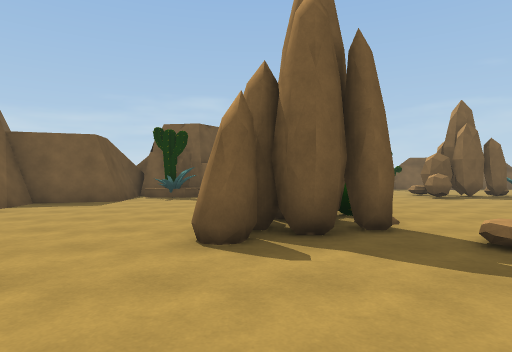
View 1 (above)

20 first-person views from a walk through a scene from a Unity 3-D project. The camera is 1.3 m above the floor, looks level and sees 75° across. The floor is counted in squares, 2 m on a side. Each view is taken from the middle of a square. On the plan, view 1 faces up. The plan holds only what a view shows up to about 10 squares ahead; the rest is blank. The place goes on beyond the plan.

View 2
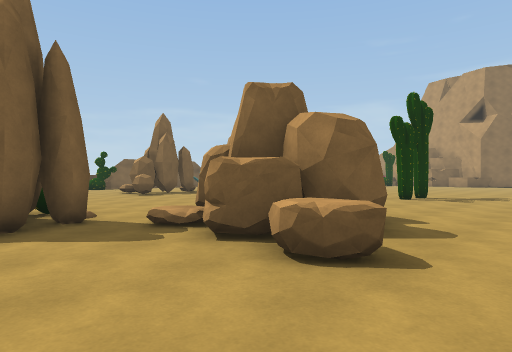

View 3
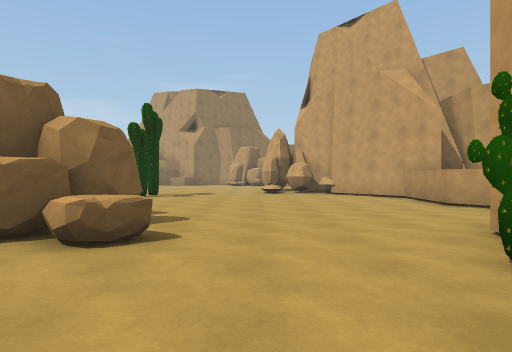

View 4
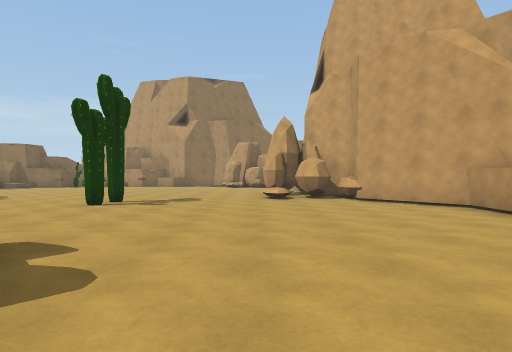

View 5
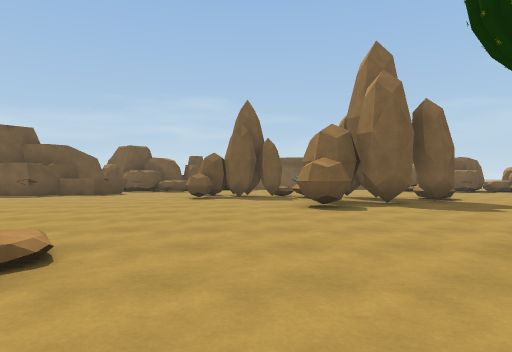

View 6
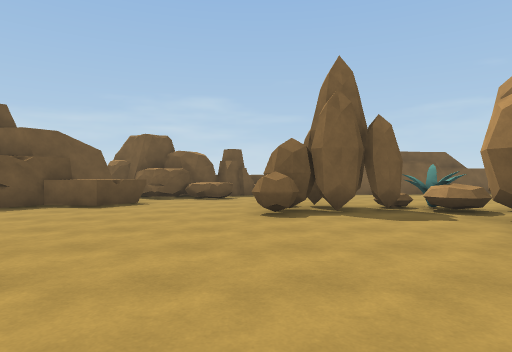

View 7
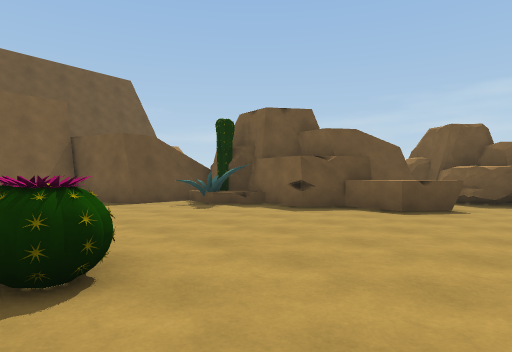

View 8
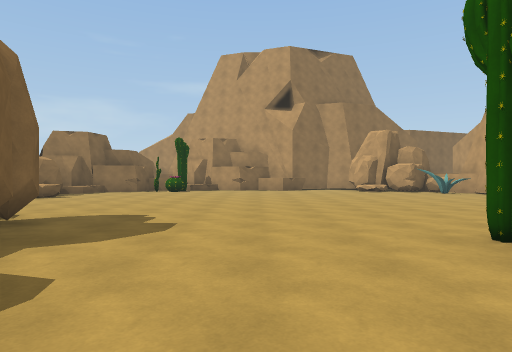

View 9
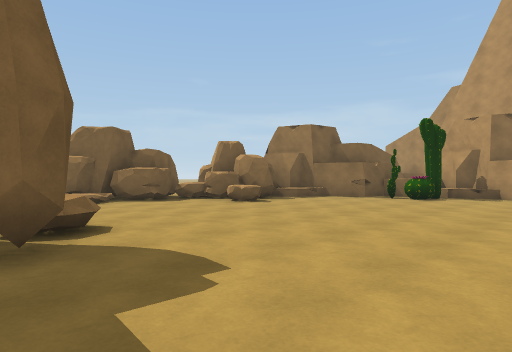

View 10
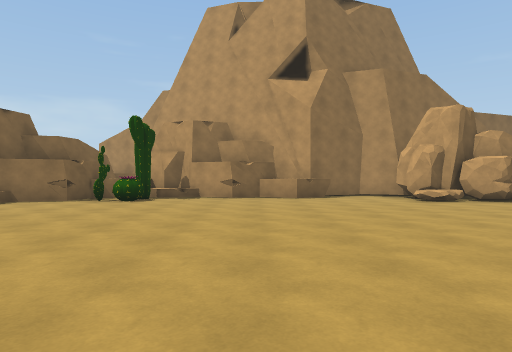

View 11
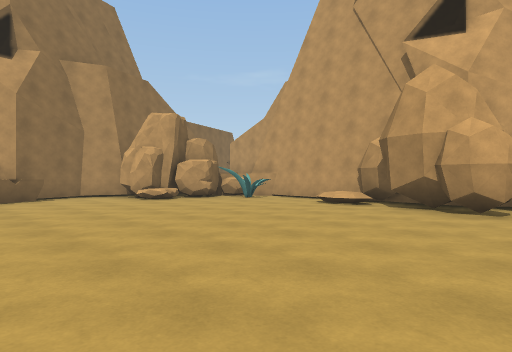

View 12
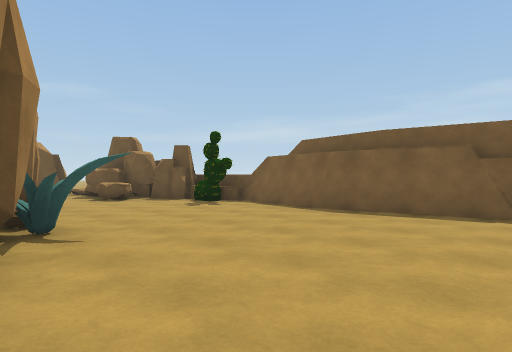

View 13
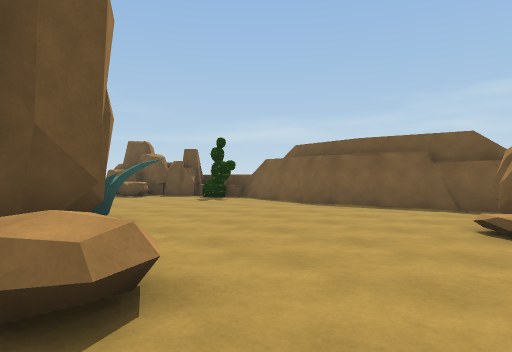

View 14
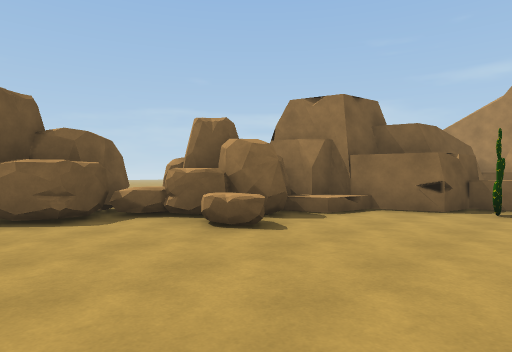

View 15
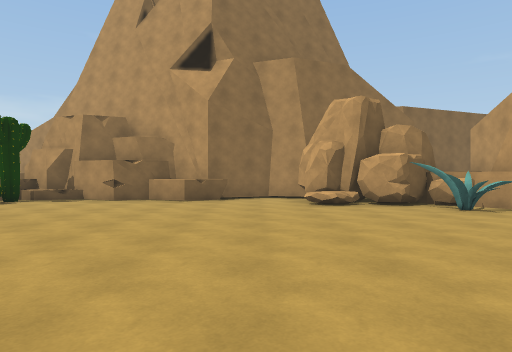

View 16
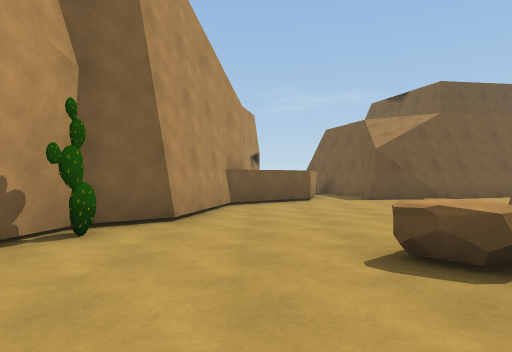

View 17
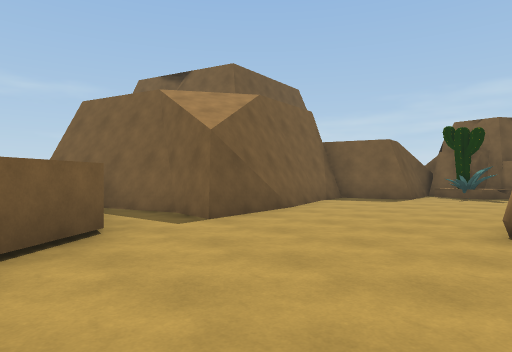

View 18
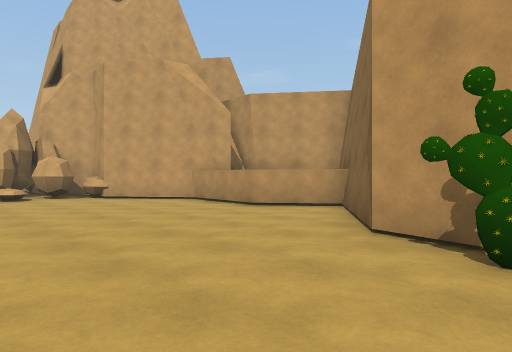

View 19
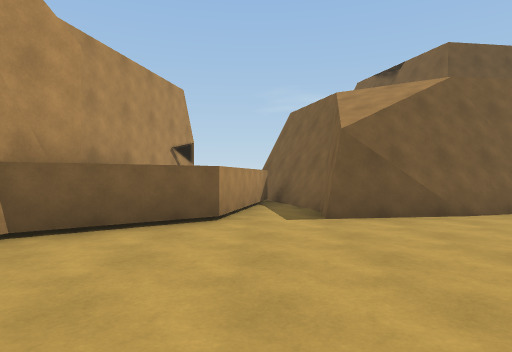

View 20
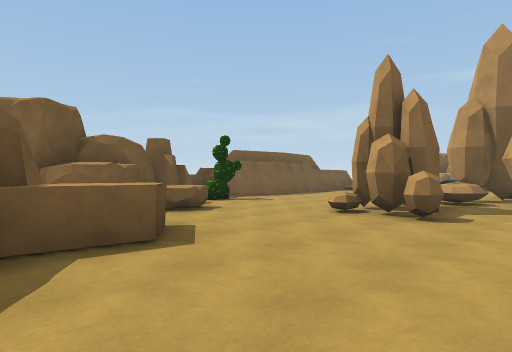

### Floor plan
Key: @ floor where view 1 was taken; # wall or solid block; . floor; / step, stairs or slope; = window, fence, low wall or low ledge; ^ raised ledge; R rock; C cactus; O other object.
Columns run from 7 left of view 1 to 24 right of it. Each row starts with its distance up from view 1.
 16           ##R^#######
 15         ###R.C......#
 14         ###^........######
 13        ##...............###
 12        #^^..............^####
 11    #C###^...RRRRO.......^..##
 10    #CO......RRR.^##=........####
  9   ##O...........####........C^^#
  8  ##.............##..........C/#
  7  ##............##............/#
  6   #.....C....................##
  5   #....RCC...................#
  4   #....RR....................^#
  3   #....R..RR/...C............^#
  2 ###......RRRR....C............#
  1  #.......RRR.................##
  0  ###...@.R..................##
 -1    ##......................##
 -2     ####...........####//.OO#
 -3        #C#.........########^^
 -4          ##.......##          #
 -5           #.....###          ##
 -6           #######

Positions as (right, up) in squares from view 1, and headings:
1: (0, 0), facing up
2: (0, -1), facing up-right
3: (-1, -1), facing right
4: (2, -1), facing right
5: (7, 0), facing up
6: (5, 4), facing up
7: (4, 5), facing up-left
8: (7, 5), facing right
9: (11, 5), facing up-right
10: (12, 5), facing right
11: (12, 5), facing down-right
12: (13, 10), facing up-left
13: (14, 9), facing up-left
14: (14, 8), facing up-right
15: (13, 2), facing right
16: (5, -1), facing left
17: (0, -1), facing up-left
18: (1, 0), facing down-right
19: (1, 1), facing left
20: (0, 8), facing up-right
